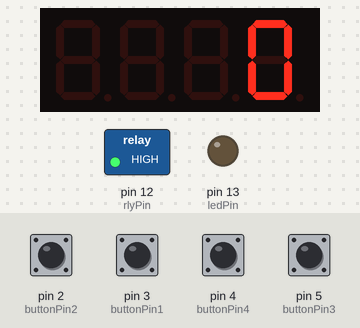
Simulated run of this sketch. Board: Arduino Pro Mini, built with avr-gcc and run on an emulated ATmega328P. Parts: 4-digit seven-segment display, switched loads named in the sketch (green lamp = pin HIGH), output pins drawn as LEDs (lit = HIGH). The test bench sets the inputs (shaded band); at power-on: pin 2 (buttonPin2), pin 3 (buttonPin1), pin 4 (buttonPin4), pin 5 (buttonPin3) HIGH.

Above: at 1.2 s.
1.3 s: pin 2 (buttonPin2) pulled LOW for 0.15 s
At 3.5 s:
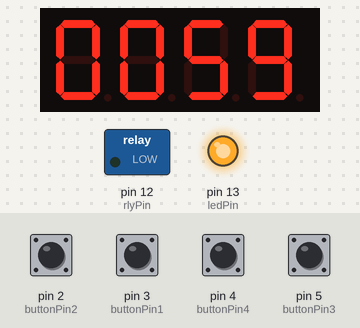
4.4 s: pin 3 (buttonPin1) pulled LOW for 0.15 s
At 5.2 s:
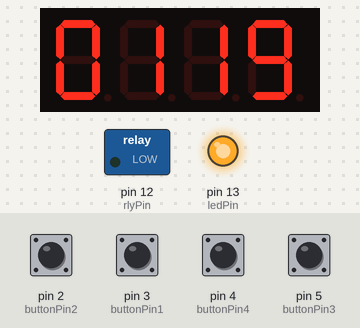
6.0 s: pin 5 (buttonPin3) pulled LOW for 0.15 s
At 6.8 s:
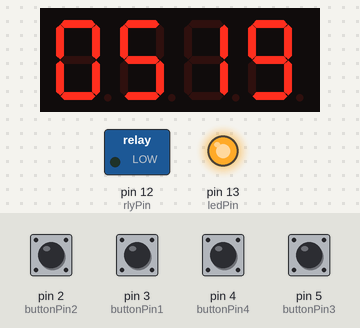
7.7 s: pin 2 (buttonPin2) pulled LOW for 1 s
10.2 s: pin 3 (buttonPin1) pulled LOW for 1 s
At 12.3 s:
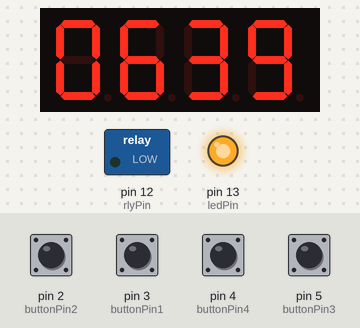
12.7 s: pin 5 (buttonPin3) pulled LOW for 1 s
At 14.7 s:
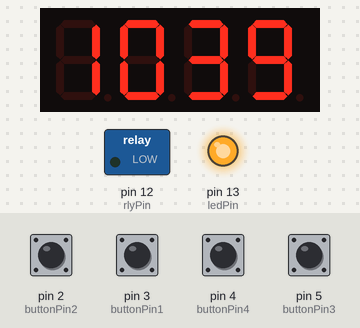
Timing chart, 0 to 16.2 s (numbered marks = the images above; inputs shaded):
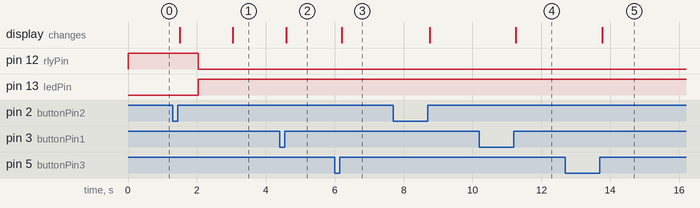

The sketch:

su_isitici.ino
```cpp
// You can also wrap all exiting prints in #ifdef ENABLE_PRINT and #endif and then define or comment out #define ENABLE_PRINT at the top of ur file
//kapatmak icin ikinci parametreyi sil derleyici kullanilmadigi icin hepsini iptal edecek
#define debug(a)// (Serial.print(a))


/*
 * relay high oldugu zaman kapaniyor
 * kullandigim ucuz pro mini yandaki VCC ve GND pinlerinden beslenmek istiyor (RAW ve diger VCC problem cikartti)
 * firmware upload etmek icin elle resetlemek gerekiyor
 * relayi ledin oldugu bacaga baglamak iyi fikir degil kisa devre oldugunda led kapaniyor
 */

#include <TM1637Display.h>


//pins definitions for TM1637 and can be changed to other ports
const int CLK = 10;
const int DIO = 11;
TM1637Display display(CLK, DIO);  //set up the 4-Digit Display.


const int buttonPin2 = 2;
const int buttonPin1 = 3;
const int buttonPin4 = 4;
const int buttonPin3 = 5;
const int ledPin = 13;
const int rlyPin = 12;
const int second = 1000;


// parazit icin sayac
int ledState = LOW;  //ayni anda relay state
int buttonState;
int lastButtonState = LOW;

//
long int say = 0;
long int zaman = 0;
//bool basbit = true;  //pullup kullanildigi icin ilk deger true

// Genel sayac
unsigned long previousMillis=0;

//
unsigned long lastDebounceTime = 0;
unsigned long debounceDelay = 15;


void setup() {
//  lcd.begin(2, 16);          // set up the LCD's number of columns and rows:
  //lcd.print("LCD Display");  // Print a message to the LCD.

    pinMode(buttonPin1, INPUT_PULLUP);
    pinMode(buttonPin2, INPUT_PULLUP);
    pinMode(buttonPin3, INPUT_PULLUP);
    pinMode(buttonPin4, INPUT_PULLUP);
    pinMode(ledPin, OUTPUT);
    pinMode(rlyPin, OUTPUT);
    digitalWrite(ledPin, ledState);
    digitalWrite(rlyPin, !ledState);

    display.setBrightness(0);  //@BRIGHT_DARKEST = 0,BRIGHTEST = 7 / @true=Turn on display, false=Turn off display;

    Serial.begin(9600);
}

void loop() {
    //
    // Genel zaman sayaci, overflow protection
    //
    unsigned long currentMillis = millis();
    if ((unsigned long)(currentMillis - previousMillis) >= second) {
        //digitalWrite(13, !digitalRead(13));
        previousMillis = currentMillis;
        //if (basbit) {
        if (say>0){
          say--;
          ledState = true;

          if (say == 0) {
            debug("zaman doldu\n");
            ledState = false;
            debug("------------\n");
          }
        }
    }


    int deger = 0;
    //
    // Parazit icin tus vurusu algilama döngüsü
    //
    if (!digitalRead(buttonPin1)) deger = 60*20+1;       // 20 dakika
    if (!digitalRead(buttonPin2)) deger = 60*60+1;       // 1 saat
    if (!digitalRead(buttonPin3)) deger = 60*60*4+1;     // 4 saat
    if (!digitalRead(buttonPin4)) deger = 1;

    int reading=1;

    if (deger>0) {
        reading = 0;
        zaman = deger;

        if (deger == 1) {
          say = 0;
          zaman = 0;
          ledState = LOW;
        }

    }

    debug(zaman);
    debug("!\n");

    if (reading != lastButtonState) {
      lastDebounceTime = currentMillis;
    }

    if ((currentMillis - lastDebounceTime) > debounceDelay) {

        if (reading != buttonState) {   // if the button state has changed:
            buttonState = reading;
            debug("bounce\n");

            if (buttonState == HIGH) {
                say += zaman;
                if (say>43200)  //max 12 saat
                {
                    say = 43200+1;
                }

            }
        }
    }


    debug(say);
    debug("\n");

    if (say>=60){
        long int t = say;
        //int seconds = t % 60;
        t /= 60; // now it is minutes
        int minutes = t % 60;
        t /= 60; // now it is hours
        int hours = t % 24;
        char sure[5];
        sprintf(sure, "%02d%02d", hours, minutes);
        int r=atoi( sure );
        display.showNumberDec(r, true, 4); //Display the Variable value;
    }
    else
    {
        display.showNumberDec(say);
    }


    digitalWrite(ledPin, ledState);
    digitalWrite(rlyPin, !ledState);
    lastButtonState = reading;
    //delay(100);

}
/*
 int8_t TimeDisp[] = {0x00,0x00,0x00,0x00};
  TimeDisp[0] = hour / 10;
  TimeDisp[1] = hour % 10;
  TimeDisp[2] = minute / 10;
  TimeDisp[3] = minute % 10;
      tm1637.display(TimeDisp);
/
*/
```

Measured:
- after the input at 1.3 s, pin 12 (rlyPin): HIGH → LOW after 0.74 s; pin 13 (ledPin): LOW → HIGH after 0.74 s; the display: first changes after 0.20 s (image 1 shows a later state)
- after the input at 4.4 s, the display: changes after 0.19 s (image 2)
- after the input at 6.0 s, the display: changes after 0.21 s (image 3)
- after the input at 10.2 s, the display: changes after 1.1 s (image 4)
- after the input at 12.7 s, the display: changes after 1.1 s (image 5)
